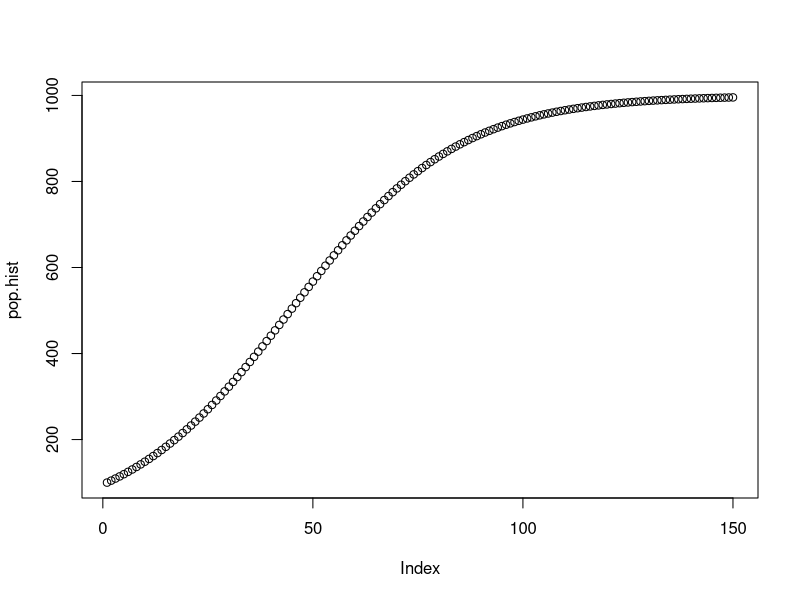

The R script that drew this image:
pop<-100
K<-1000
pop.hist<-c()
r<-0.05
for (i in 1:150) {
	pop.hist[i]<-pop
	delta.pop<-(pop)*(exp(r*(1-pop/K))-1)
	pop<-pop+delta.pop
}
plot(pop.hist)
